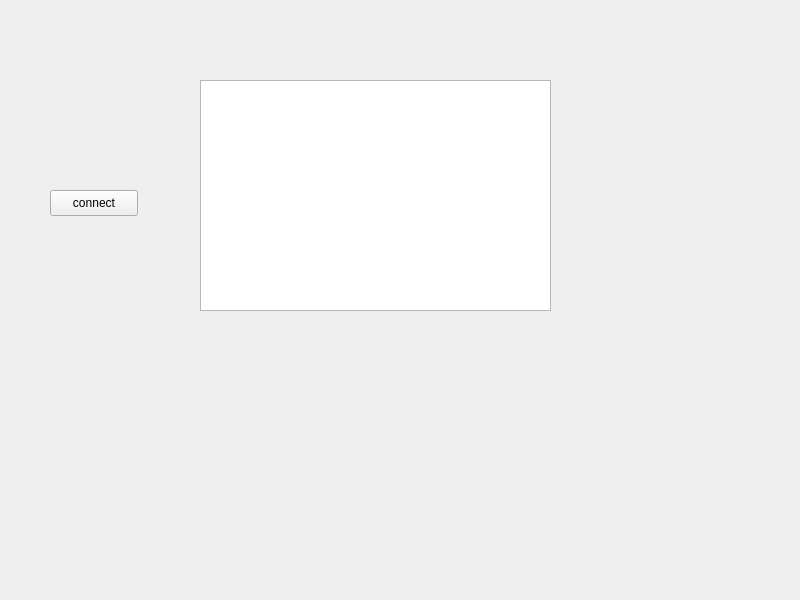
<?xml version="1.0" encoding="UTF-8"?>
<ui version="4.0">
 <class>Widget</class>
 <widget class="QWidget" name="Widget">
  <property name="geometry">
   <rect>
    <x>0</x>
    <y>0</y>
    <width>800</width>
    <height>600</height>
   </rect>
  </property>
  <property name="windowTitle">
   <string>Widget</string>
  </property>
  <widget class="QPushButton" name="bt_connect">
   <property name="geometry">
    <rect>
     <x>50</x>
     <y>190</y>
     <width>88</width>
     <height>26</height>
    </rect>
   </property>
   <property name="text">
    <string>connect</string>
   </property>
  </widget>
  <widget class="QTextEdit" name="recvEdit">
   <property name="geometry">
    <rect>
     <x>200</x>
     <y>80</y>
     <width>351</width>
     <height>231</height>
    </rect>
   </property>
  </widget>
 </widget>
 <resources/>
 <connections/>
</ui>
